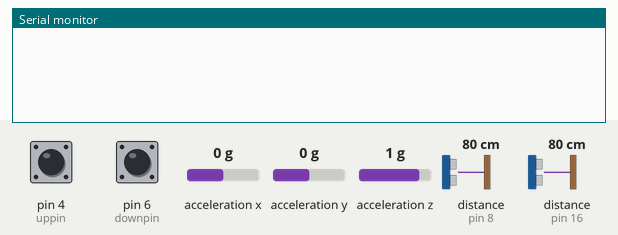
Simulated run of this sketch. Board: Arduino Leonardo, built with avr-gcc and run on an emulated ATmega32U4. Parts: the last lines printed to the serial monitor. Wiring (inferred from the names in the program): MPU-6050 motion sensor at I2C address 0x68. The inputs (shaded band) are chosen by the test bench; at power-on: pin 4 (uppin) LOW, acceleration y 0 g, distance to the obstacle (sensors on pin 8, pin 16) 80 cm, pin 6 (downpin) LOW, acceleration x 0 g, acceleration z 1 g. The echo pulse lasts 58.3 µs per cm; USB keyboard and mouse output is not drawn.

Above: at 0.8 s.
0.9 s: pin 4 (uppin) pulsed HIGH 2 times (0.12 s each, 0.3 s apart)
At 2.0 s:
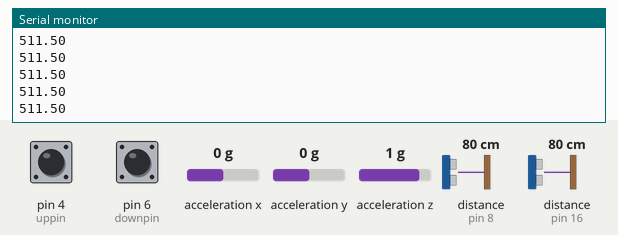
3.1 s: acceleration y set to -1.4 g
At 3.9 s:
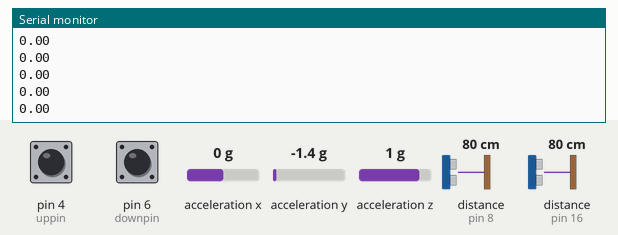
4.6 s: distance to the obstacle (sensor on pin 8) set to 2 cm
6.1 s: acceleration y set to -0.8 g
At 7.2 s:
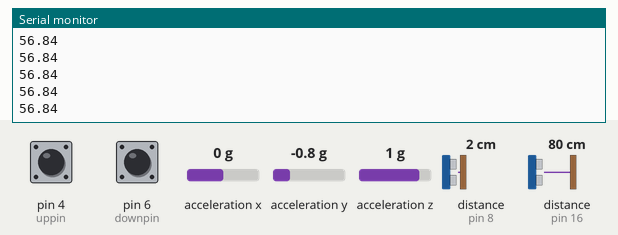
7.6 s: distance to the obstacle (sensor on pin 16) set to 4 cm
Timing chart, 0 to 10.1 s (numbered marks = the images above; inputs shaded):
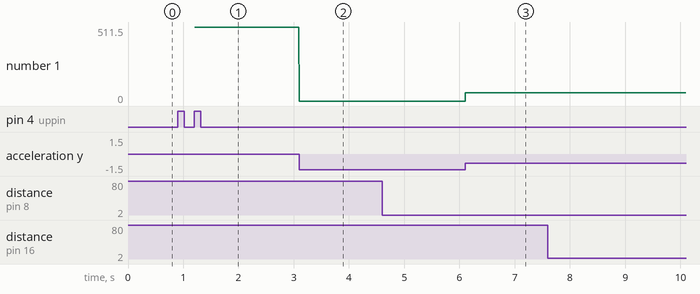

The sketch:

wheelctrl_00.ino
```cpp
//ホイールコントローラ計画
//v1.1(公開後2回目) 2019/09/08
//programed by ryk
//このコードの使用は自己責任でお願いします。

#include <Joystick.h>
#include <Wire.h>

#define uppin 4   //shift up
#define downpin 6 //shift down
#define echoPinA 16 // Echo Pin A
#define trigPinA 10 // Trigger Pin A
#define echoPinB 8 // Echo Pin B
#define trigPinB 9 // Trigger Pin B
#define g_max 0.9

Joystick_ Joystick;

float aopoint; //accele 0 point
float ampoint; //accele full point
float bopoint; //brake 0 point
float bmpoint; //brake full point

float lsteer;

void setup() {
  // put your setup code here, to run once:
  pinMode(uppin, INPUT);
  pinMode(downpin, INPUT);
  pinMode( echoPinA, INPUT );
  pinMode( trigPinA, OUTPUT );
  pinMode( echoPinB, INPUT );
  pinMode( trigPinB, OUTPUT );
  Serial.begin(9600);

  //set gsensor
  Wire.begin();
  setupMPU6050();

  //joystick set
  Joystick.begin();
  Joystick.setXAxis(511);
  Joystick.setYAxis(511);
  Joystick.setZAxis(511);

  //set 0 point of range
  while(1){
    if(digitalRead(uppin)==HIGH){
      aopoint = sonicmeasure(trigPinA,echoPinA);
      bopoint = sonicmeasure(trigPinB,echoPinB);
      break;
    }
  }
  while(1){
    if(digitalRead(uppin)==LOW)
      break;
  }
  //set Full point of range
  while(1){
    if(digitalRead(uppin)==HIGH){
      ampoint = sonicmeasure(trigPinA,echoPinA);
      bmpoint = sonicmeasure(trigPinB,echoPinB);
      break;
    }
  }
}

void loop() {
  //steer
  float steer = fmap(recordAccelRegisters(),-g_max,g_max);
  /*
  if(abs(lsteer-steer)>0.3)
    steer=lsteer;
  else
    lsteer=steer;
    */
  if(steer>1) steer=1; else if(steer<0) steer=0;
  Joystick.setXAxis(1023*steer);
  Serial.println(1023*steer);

  // accele and brake
  float ac = fmap(sonicmeasure(trigPinA,echoPinA),aopoint,ampoint);
  if(ac < 0) ac = 0; else if (ac > 0.93) ac = 1;
  float br = fmap(sonicmeasure(trigPinB,echoPinB),bopoint,bmpoint);
  if(br < 0) br = 0; else if (br > 0.93) br = 1;
  Joystick.setYAxis(511+ac*512);
  Joystick.setZAxis(511+br*512);
  /*
  Serial.print(ac);
  Serial.print("   ");
  Serial.println(br);*/

  //button
  if(digitalRead(uppin)==HIGH){
    Joystick.setButton(0,1);
  }
  else{
    Joystick.setButton(0,0);
  }
  if(digitalRead(downpin)==HIGH){
    Joystick.setButton(1,1);
  }
  else{
    Joystick.setButton(1,0);
  }
}

float fmap(float x, float a, float b){
  //change range (a ~ b) to (0 ~ 1)
  return ((x-a)/(b-a));
}

float sonicmeasure(int t, int e){
  digitalWrite(t, LOW);
  delayMicroseconds(2);
  digitalWrite( t, HIGH ); //超音波を出力
  delayMicroseconds( 10 ); //
  digitalWrite( t, LOW );
  return pulseIn( e, HIGH );
}

void setupMPU6050() {
  //MPU6050との通信を開始し、ジャイロと加速度の最大範囲を指定
  Wire.beginTransmission(0b1101000); //I2C address of the MPU
  Wire.write(0x6B); //Accessing the register 6B
  Wire.write(0b00000000); //SLEEP register to 0
  Wire.endTransmission();
  Wire.beginTransmission(0b1101000);
  Wire.write(0x1B); //Accessing the register 1B - Gyroscope Configuration
  Wire.write(0x00000000); //gyro to full scale ± 250deg./s
  Wire.endTransmission();
  Wire.beginTransmission(0b1101000);
  Wire.write(0x1C); //Accessing the register 1C - Acccelerometer Configuration
  Wire.write(0b00000000); //accel to +/- 2g
  Wire.endTransmission();
}

float recordAccelRegisters() {
  //加速度読み取り
  Wire.beginTransmission(0b1101000);
  Wire.write(0x3B); // Accel Readings
  Wire.endTransmission();
  Wire.requestFrom(0b1101000, 6); //Request Accel Registers (3B - 40)
  while (Wire.available() < 6);
  float accelX = Wire.read() << 8 | Wire.read(); //Store first two bytes into accelX
  float accelY = Wire.read() << 8 | Wire.read(); //Store middle two bytes into accelY
  float accelZ = Wire.read() << 8 | Wire.read(); //Store last two bytes into accelZ

  //省略して、yだけ返す
  return accelY / 16384.0;
}
```

Measured:
- after the input at 0.9 s, the serial monitor: prints a new line after 0.31 s (image 1)
- after the input at 3.1 s, the serial monitor: prints a new line at once (image 2)
- after the input at 6.1 s, the serial monitor: prints a new line at once (image 3)
- plotted number 1: 511.5 → 0 after the input at 3.1 s, 0 → 56.84 after the input at 6.1 s
